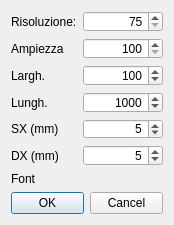
<?xml version="1.0" encoding="UTF-8"?>
<ui version="4.0">
 <class>ParametriAvanzati</class>
 <widget class="QDialog" name="ParametriAvanzati">
  <property name="windowModality">
   <enum>Qt::ApplicationModal</enum>
  </property>
  <property name="geometry">
   <rect>
    <x>0</x>
    <y>0</y>
    <width>174</width>
    <height>225</height>
   </rect>
  </property>
  <property name="minimumSize">
   <size>
    <width>174</width>
    <height>225</height>
   </size>
  </property>
  <property name="maximumSize">
   <size>
    <width>174</width>
    <height>225</height>
   </size>
  </property>
  <property name="windowTitle">
   <string>Parametri avanzati</string>
  </property>
  <property name="modal">
   <bool>true</bool>
  </property>
  <layout class="QVBoxLayout" name="verticalLayout">
   <item>
    <layout class="QFormLayout" name="formLayout">
     <item row="0" column="0">
      <widget class="QLabel" name="label">
       <property name="text">
        <string>Risoluzione:</string>
       </property>
      </widget>
     </item>
     <item row="0" column="1">
      <widget class="QSpinBox" name="risoluzioneBox">
       <property name="alignment">
        <set>Qt::AlignRight|Qt::AlignTrailing|Qt::AlignVCenter</set>
       </property>
       <property name="readOnly">
        <bool>false</bool>
       </property>
       <property name="minimum">
        <number>75</number>
       </property>
       <property name="maximum">
        <number>300</number>
       </property>
       <property name="singleStep">
        <number>10</number>
       </property>
      </widget>
     </item>
     <item row="1" column="0">
      <widget class="QLabel" name="label_2">
       <property name="text">
        <string>Ampiezza</string>
       </property>
      </widget>
     </item>
     <item row="1" column="1">
      <widget class="QSpinBox" name="ampiezzaBox">
       <property name="alignment">
        <set>Qt::AlignRight|Qt::AlignTrailing|Qt::AlignVCenter</set>
       </property>
       <property name="minimum">
        <number>100</number>
       </property>
       <property name="maximum">
        <number>1000</number>
       </property>
       <property name="singleStep">
        <number>10</number>
       </property>
      </widget>
     </item>
     <item row="2" column="0">
      <widget class="QLabel" name="label_6">
       <property name="text">
        <string>Largh.</string>
       </property>
      </widget>
     </item>
     <item row="2" column="1">
      <widget class="QSpinBox" name="larghezzaFoglioBox">
       <property name="alignment">
        <set>Qt::AlignRight|Qt::AlignTrailing|Qt::AlignVCenter</set>
       </property>
       <property name="minimum">
        <number>0</number>
       </property>
       <property name="maximum">
        <number>10000</number>
       </property>
       <property name="singleStep">
        <number>10</number>
       </property>
       <property name="value">
        <number>100</number>
       </property>
      </widget>
     </item>
     <item row="3" column="0">
      <widget class="QLabel" name="label_7">
       <property name="text">
        <string>Lungh.</string>
       </property>
      </widget>
     </item>
     <item row="3" column="1">
      <widget class="QSpinBox" name="lunghezzaFoglioBox">
       <property name="alignment">
        <set>Qt::AlignRight|Qt::AlignTrailing|Qt::AlignVCenter</set>
       </property>
       <property name="minimum">
        <number>0</number>
       </property>
       <property name="maximum">
        <number>10000</number>
       </property>
       <property name="singleStep">
        <number>10</number>
       </property>
       <property name="value">
        <number>1000</number>
       </property>
      </widget>
     </item>
     <item row="4" column="0">
      <widget class="QLabel" name="label_4">
       <property name="text">
        <string>SX (mm)</string>
       </property>
      </widget>
     </item>
     <item row="4" column="1">
      <widget class="QSpinBox" name="margineSXBox">
       <property name="alignment">
        <set>Qt::AlignRight|Qt::AlignTrailing|Qt::AlignVCenter</set>
       </property>
       <property name="minimum">
        <number>0</number>
       </property>
       <property name="maximum">
        <number>20</number>
       </property>
       <property name="singleStep">
        <number>1</number>
       </property>
       <property name="value">
        <number>5</number>
       </property>
      </widget>
     </item>
     <item row="5" column="0">
      <widget class="QLabel" name="label_5">
       <property name="text">
        <string>DX (mm)</string>
       </property>
      </widget>
     </item>
     <item row="5" column="1">
      <widget class="QSpinBox" name="margineDXBox">
       <property name="alignment">
        <set>Qt::AlignRight|Qt::AlignTrailing|Qt::AlignVCenter</set>
       </property>
       <property name="minimum">
        <number>0</number>
       </property>
       <property name="maximum">
        <number>20</number>
       </property>
       <property name="singleStep">
        <number>1</number>
       </property>
       <property name="value">
        <number>5</number>
       </property>
      </widget>
     </item>
     <item row="6" column="0">
      <widget class="QLabel" name="label_8">
       <property name="text">
        <string>Font</string>
       </property>
      </widget>
     </item>
     <item row="6" column="1">
      <widget class="QPictureButton" name="fontBtn" native="true">
       <property name="text" stdset="0">
        <string>abc</string>
       </property>
      </widget>
     </item>
    </layout>
   </item>
   <item>
    <widget class="QDialogButtonBox" name="buttonBox">
     <property name="standardButtons">
      <set>QDialogButtonBox::Cancel|QDialogButtonBox::Ok</set>
     </property>
     <property name="centerButtons">
      <bool>false</bool>
     </property>
    </widget>
   </item>
  </layout>
 </widget>
 <customwidgets>
  <customwidget>
   <class>QPictureButton</class>
   <extends>QWidget</extends>
   <header>QPictureButton.h</header>
  </customwidget>
 </customwidgets>
 <tabstops>
  <tabstop>risoluzioneBox</tabstop>
  <tabstop>ampiezzaBox</tabstop>
  <tabstop>larghezzaFoglioBox</tabstop>
  <tabstop>lunghezzaFoglioBox</tabstop>
  <tabstop>margineSXBox</tabstop>
  <tabstop>margineDXBox</tabstop>
 </tabstops>
 <resources/>
 <connections>
  <connection>
   <sender>buttonBox</sender>
   <signal>accepted()</signal>
   <receiver>ParametriAvanzati</receiver>
   <slot>accept()</slot>
   <hints>
    <hint type="sourcelabel">
     <x>50</x>
     <y>99</y>
    </hint>
    <hint type="destinationlabel">
     <x>159</x>
     <y>50</y>
    </hint>
   </hints>
  </connection>
  <connection>
   <sender>buttonBox</sender>
   <signal>rejected()</signal>
   <receiver>ParametriAvanzati</receiver>
   <slot>reject()</slot>
   <hints>
    <hint type="sourcelabel">
     <x>142</x>
     <y>103</y>
    </hint>
    <hint type="destinationlabel">
     <x>164</x>
     <y>76</y>
    </hint>
   </hints>
  </connection>
 </connections>
</ui>
